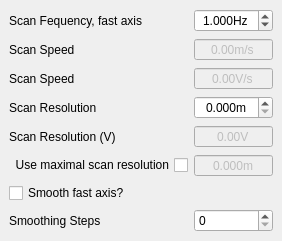
  <widget class="QDockWidget" name="parameters_3rd_axis_dockWidget">
   <property name="sizePolicy">
    <sizepolicy hsizetype="MinimumExpanding" vsizetype="Preferred">
     <horstretch>0</horstretch>
     <verstretch>0</verstretch>
    </sizepolicy>
   </property>
   <property name="windowTitle">
    <string>Scan Parameters Fast Axis</string>
   </property>
   <attribute name="dockWidgetArea">
    <number>2</number>
   </attribute>
   <widget class="QWidget" name="dockWidgetContents">
    <layout class="QGridLayout" name="gridLayout_7">
     <item row="1" column="0">
      <layout class="QGridLayout" name="gridLayout_5" rowstretch="0,0,0,0,0,0,0,0">
       <property name="spacing">
        <number>6</number>
       </property>
       <item row="2" column="1">
        <widget class="QLabel" name="label_16">
         <property name="sizePolicy">
          <sizepolicy hsizetype="Fixed" vsizetype="Preferred">
           <horstretch>0</horstretch>
           <verstretch>0</verstretch>
          </sizepolicy>
         </property>
         <property name="text">
          <string>Scan Speed </string>
         </property>
        </widget>
       </item>
       <item row="0" column="2">
        <widget class="ScienDSpinBox" name="scan_freq_fast_axis_doubleSpinBox">
         <property name="toolTip">
          <string>1/time it takes to scan once along the fast axis</string>
         </property>
         <property name="alignment">
          <set>Qt::AlignCenter</set>
         </property>
         <property name="suffix">
          <string>Hz</string>
         </property>
         <property name="decimals">
          <number>3</number>
         </property>
         <property name="singleStep">
          <double>0.100000000000000</double>
         </property>
         <property name="value">
          <double>1.000000000000000</double>
         </property>
        </widget>
       </item>
       <item row="7" column="2">
        <widget class="QSpinBox" name="smoothing_steps_fast_axis_spinBox">
         <property name="sizePolicy">
          <sizepolicy hsizetype="Expanding" vsizetype="Fixed">
           <horstretch>0</horstretch>
           <verstretch>0</verstretch>
          </sizepolicy>
         </property>
         <property name="maximum">
          <number>1000</number>
         </property>
         <property name="value">
          <number>0</number>
         </property>
        </widget>
       </item>
       <item row="1" column="1">
        <widget class="QLabel" name="label_2">
         <property name="text">
          <string>Scan Speed</string>
         </property>
        </widget>
       </item>
       <item row="3" column="2">
        <widget class="ScienDSpinBox" name="scan_resolution_fast_axis_spinBox">
         <property name="sizePolicy">
          <sizepolicy hsizetype="Expanding" vsizetype="Fixed">
           <horstretch>0</horstretch>
           <verstretch>0</verstretch>
          </sizepolicy>
         </property>
         <property name="alignment">
          <set>Qt::AlignCenter</set>
         </property>
         <property name="suffix">
          <string>m</string>
         </property>
         <property name="decimals">
          <number>3</number>
         </property>
         <property name="singleStep">
          <double>0.001000000000000</double>
         </property>
        </widget>
       </item>
       <item row="3" column="1">
        <widget class="QLabel" name="label_6">
         <property name="text">
          <string>Scan Resolution</string>
         </property>
        </widget>
       </item>
       <item row="5" column="1">
        <widget class="QCheckBox" name="max_scan_resolution_fast_axis_checkBox">
         <property name="sizePolicy">
          <sizepolicy hsizetype="Fixed" vsizetype="Fixed">
           <horstretch>0</horstretch>
           <verstretch>0</verstretch>
          </sizepolicy>
         </property>
         <property name="layoutDirection">
          <enum>Qt::RightToLeft</enum>
         </property>
         <property name="text">
          <string>Use maximal scan resolution</string>
         </property>
        </widget>
       </item>
       <item row="4" column="1">
        <widget class="QLabel" name="label_14">
         <property name="sizePolicy">
          <sizepolicy hsizetype="Fixed" vsizetype="Preferred">
           <horstretch>0</horstretch>
           <verstretch>0</verstretch>
          </sizepolicy>
         </property>
         <property name="text">
          <string>Scan Resolution (V)</string>
         </property>
        </widget>
       </item>
       <item row="6" column="1">
        <widget class="QCheckBox" name="smooth_fast_axis_checkBox">
         <property name="text">
          <string>Smooth fast axis?</string>
         </property>
        </widget>
       </item>
       <item row="7" column="1">
        <widget class="QLabel" name="label_17">
         <property name="sizePolicy">
          <sizepolicy hsizetype="Fixed" vsizetype="Minimum">
           <horstretch>0</horstretch>
           <verstretch>0</verstretch>
          </sizepolicy>
         </property>
         <property name="text">
          <string>Smoothing Steps</string>
         </property>
        </widget>
       </item>
       <item row="0" column="1">
        <widget class="QLabel" name="label_5">
         <property name="text">
          <string>Scan Fequency, fast axis </string>
         </property>
        </widget>
       </item>
       <item row="2" column="2">
        <widget class="ScienDSpinBox" name="scan_speed_V_fast_axis_doubleSpinBox">
         <property name="enabled">
          <bool>false</bool>
         </property>
         <property name="alignment">
          <set>Qt::AlignCenter</set>
         </property>
         <property name="readOnly">
          <bool>true</bool>
         </property>
         <property name="buttonSymbols">
          <enum>QAbstractSpinBox::NoButtons</enum>
         </property>
         <property name="suffix">
          <string>V/s</string>
         </property>
        </widget>
       </item>
       <item row="1" column="2">
        <widget class="ScienDSpinBox" name="scan_speed_m_fast_axis_doubleSpinBox">
         <property name="enabled">
          <bool>false</bool>
         </property>
         <property name="alignment">
          <set>Qt::AlignCenter</set>
         </property>
         <property name="readOnly">
          <bool>true</bool>
         </property>
         <property name="buttonSymbols">
          <enum>QAbstractSpinBox::NoButtons</enum>
         </property>
         <property name="suffix">
          <string>m/s</string>
         </property>
        </widget>
       </item>
       <item row="4" column="2">
        <widget class="ScienDSpinBox" name="scan_resolution_fast_axis_V_doubleSpinBox">
         <property name="enabled">
          <bool>false</bool>
         </property>
         <property name="alignment">
          <set>Qt::AlignCenter</set>
         </property>
         <property name="readOnly">
          <bool>true</bool>
         </property>
         <property name="buttonSymbols">
          <enum>QAbstractSpinBox::NoButtons</enum>
         </property>
         <property name="prefix">
          <string/>
         </property>
         <property name="suffix">
          <string>V</string>
         </property>
        </widget>
       </item>
       <item row="5" column="2">
        <widget class="ScienDSpinBox" name="maximal_scan_resolution_fast_axis_doubleSpinBox">
         <property name="enabled">
          <bool>false</bool>
         </property>
         <property name="alignment">
          <set>Qt::AlignCenter</set>
         </property>
         <property name="readOnly">
          <bool>true</bool>
         </property>
         <property name="buttonSymbols">
          <enum>QAbstractSpinBox::NoButtons</enum>
         </property>
         <property name="suffix">
          <string>m</string>
         </property>
         <property name="decimals">
          <number>3</number>
         </property>
         <property name="singleStep">
          <double>0.001000000000000</double>
         </property>
        </widget>
       </item>
      </layout>
     </item>
    </layout>
   </widget>
  </widget>
